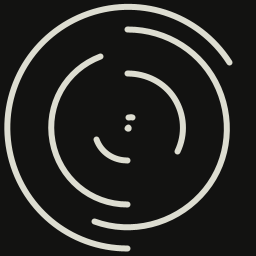
Frame 1 (no input)
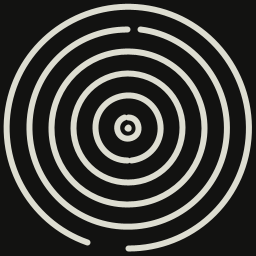
Frame 60 (the mouse pressed at the canvas centre just before this capture)
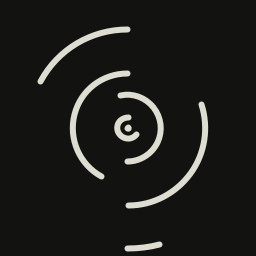
Frame 120 (the mouse held since frame 60 and released just before this capture)

The Processing sketch that drew these frames (run headless with seeded random() and noise(); from frame 60 on, the mouse is pressed at the canvas centre):

// Processing sketch: processing_184084
// ── processing_184084.pde

// N lines
int num =12;
 
float step, spacing, offSet, theta, angle, startPosition;

float xsin,xcos;

void setup() {
  size(256, 256);
   
  // Linewidth
  strokeWeight(6);
  noFill();
  // Line color
  stroke(221,221,209);
  // Spacing
  step = 22;
  startPosition = -(PI/2);
}
 
void draw() {
  background(18,18,17);
  translate(width/2, height/2);
  
  for (int i=0; i<num; i++) {
  
    spacing = i*step;
    // ofset in radians
    float offSet = (PI/4/num)*i;

    angle = (theta+offSet) % PI;

    float arcEnd = sin(angle) * TWO_PI;
     
    
    startPosition = -(PI/2) * (i % 4 );

    if ( i % 2 == 0 ){
         arcEnd *= -1; //temp hack to stop it drawing
    }
    
//    arc(xsin, xcos, spacing, spacing, 0+startPosition , arcEnd+startPosition );
    
    if(angle <= (PI/2)  ) {
        arc(xsin, xcos, spacing, spacing, 0+startPosition , arcEnd+startPosition );
    }
    else {
        arc(xsin, xcos, spacing, spacing, TWO_PI-arcEnd+startPosition , TWO_PI+startPosition );
    }
  }
  // Static for center dot
  arc(0, 0, 1, 1, 0, TWO_PI);
   
   
  //animation speed
  theta += .02;
   
}
